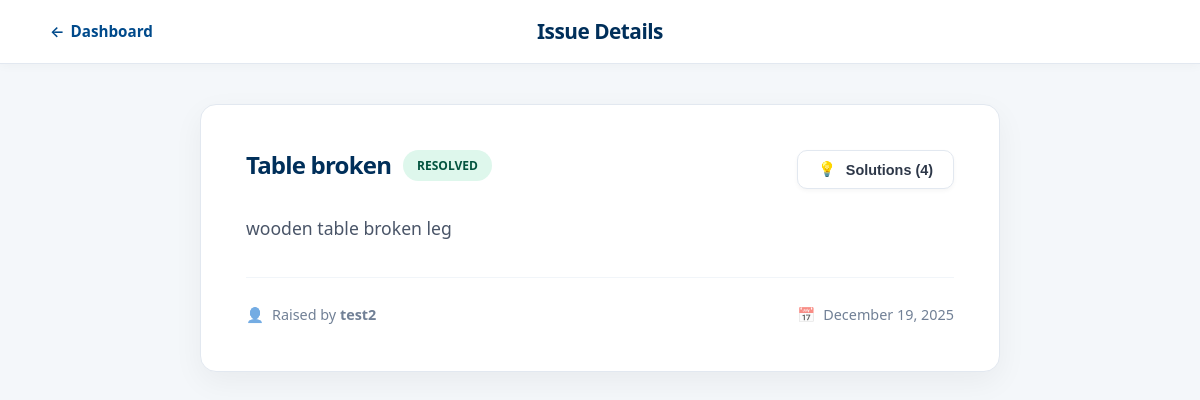
Screenshot of /issue/12/ with the database file from the repository.
### app/models.py (models this page shows, shortened)
class Issue(models.Model):
    STATUS_CHOICES = [
        ('Open', 'Open'),
        ('In Review', 'In Review'),
        ('Resolved', 'Resolved'),
    ]
    title = models.CharField(max_length=100)
    description = models.TextField()
    status = models.CharField(max_length=20, choices=STATUS_CHOICES, default='Open')
    reported_date = models.DateField(auto_now_add=True)
    reported_by_id = models.ForeignKey(UserDetails, on_delete=models.CASCADE)
    image = models.ImageField(upload_to='issue_images/', blank=True, null=True)

class UserDetails(models.Model):
    full_name = models.CharField(max_length=200, null=True, blank=True)
    email = models.EmailField(unique=True)
    password = models.CharField(max_length=100)
    flat_number = models.CharField(max_length=100)
    role = models.CharField(max_length=100)
    profile_picture = models.ImageField(upload_to='profile_pics/', null=True, blank=True)

### app/views.py (the view)
# urls.py: path('issue/<str:issue_id>/', views.issue_details_view, name='issue_details'),
def issue_details_view(request, issue_id):
    issue = get_object_or_404(Issue, id=issue_id)
    solutions = Solution.objects.filter(issue=issue).order_by('-upvotes', '-suggested_date')
    user_id = request.session.get('user_id')
    user = UserDetails.objects.filter(id=user_id).first()
    return render(request, 'Issue_Details_View.html', {
        'issue': issue,
        'solutions': solutions,
        'user': user  # Added this to the context
    })

### app/templates/Issue_Details_View.html (shortened to what this page needs)
<!DOCTYPE html>
<html lang="en">
<head>
</head>
<body>
    <header class="full-width-header">
        <div class="header-inner">
            <div class="header-left-edge">
                <a href="{% url 'home' %}" class="back-link"><span>←</span> Dashboard</a>
            </div>
            <div class="header-center">
                <span class="header-title">Issue Details</span>
            </div>
        </div>
    </header>
    <main class="details-container">
        <div class="details-content-card">
            <div class="card-body">
                <div class="issue-header-row">
                    <div style="display: flex; flex-direction: column; gap: 10px; flex: 1;">
                        <div style="display: flex; align-items: center; gap: 12px; flex-wrap: wrap;">
                            <h1 class="issue-title" style="margin: 0;">{{ issue.title }}</h1>
                            <span class="status-pill" style="
                                white-space: nowrap;
                                {% if issue.status == 'Resolved' %} background: #def7ec; color: #03543f;
                                {% elif issue.status == 'In Review' %} background: #fef3c7; color: #92400e;
                                {% else %} background: #e1effe; color: #1e429f; {% endif %}
                            ">
                                 {{ issue.status }}
                            </span>
                        </div>
                    </div>
                    <button class="btn-action" onclick="toggleModal()" style="flex-shrink: 0;">
                        <span>💡</span> Solutions ({{ solutions|length }})
                    </button>
                </div>
                <p class="issue-description">{{ issue.description }}</p>
                <div class="issue-meta">
                    <span class="meta-item">
                        <span style="opacity: 0.6;">👤</span>
                        <span>Raised by <strong>{{ issue.reported_by_id.full_name|default:issue.reported_by_id.email }}</strong></span>
                    </span>
                    <span class="meta-item">
                        <span style="opacity: 0.6;">📅</span>
                        {{ issue.reported_date|date:"F d, Y" }}
                    </span>
                </div>
            </div>
        </div>
    </main>
</body>
</html>

### app/templates/Issue_Details_View.html (style rules this page uses)
:root { --primary-color: #004a8b; --secondary-color: #002f5a; --background-color: #f4f7fa; --card-bg: white; --text-color: #2d3748; --text-light: #718096; --border-color: #e2e8f0; --blue-badge: #3182ce; --green-badge: #38a169; --orange-badge: #d69e2e; --transition-speed: 0.3s; }
body { font-family: 'Segoe UI', system-ui, -apple-system, sans-serif; background-color: var(--background-color); color: var(--text-color); margin: 0; padding: 0; display: flex; flex-direction: column; align-items: center; line-height: 1.6; }
.full-width-header { width: 100%; background-color: #fff; border-bottom: 1px solid var(--border-color); box-shadow: 0 2px 10px rgba(0,0,0,0.03); display: flex; justify-content: center; padding: 15px 0; margin-bottom: 40px; }
.header-inner { width: 95%; max-width: 1100px; display: flex; justify-content: space-between; align-items: center; }
.header-left-edge, .header-right-edge { flex: 1; display: flex; }
.header-center { flex: 2; text-align: center; }
.header-title { font-size: 1.3rem; font-weight: 700; color: var(--secondary-color); letter-spacing: -0.5px; }
.back-link { font-size: 0.95rem; text-decoration: none; color: var(--primary-color); font-weight: 600; display: flex; align-items: center; gap: 6px; transition: transform 0.2s; }
.btn-action { padding: 10px 20px; border-radius: 10px; font-size: 0.9rem; font-weight: 600; text-decoration: none; cursor: pointer; transition: all 0.2s; border: 1px solid var(--border-color); display: inline-flex; align-items: center; gap: 10px; background-color: #fff; color: var(--text-color); box-shadow: 0 2px 4px rgba(0,0,0,0.04); }
.details-container { width: 90%; max-width: 800px; margin-bottom: 50px; }
.details-content-card { background-color: #fff; border-radius: 16px; box-shadow: 0 10px 30px rgba(0, 0, 0, 0.05); overflow: hidden; border: 1px solid var(--border-color); }
.card-body { padding: 45px; }
.issue-header-row { display: flex; justify-content: space-between; align-items: flex-start; margin-bottom: 25px; }
.issue-title { font-size: 1.5rem; font-weight: 800; color: var(--secondary-color); line-height: 1.2; letter-spacing: -0.8px; }
.issue-description { color: #4a5568; font-size: 1.1rem; margin-bottom: 35px; white-space: pre-line; }
.issue-meta { font-size: 0.9rem; color: var(--text-light); padding-top: 25px; border-top: 1px solid #f1f5f9; display: flex; justify-content: space-between; align-items: center; }
.meta-item { display: flex; align-items: center; gap: 8px; font-weight: 500; }
.status-pill { padding: 6px 14px; border-radius: 30px; font-size: 0.75rem; font-weight: 700; text-transform: uppercase; }

### rows the page displays
Issue: title "Table broken", status "RESOLVED", description "wooden table broken leg", reported_by_id.full_name "test2", reported_date "December 19, 2025"

### other values shown
{{ solutions|length }} "4"
